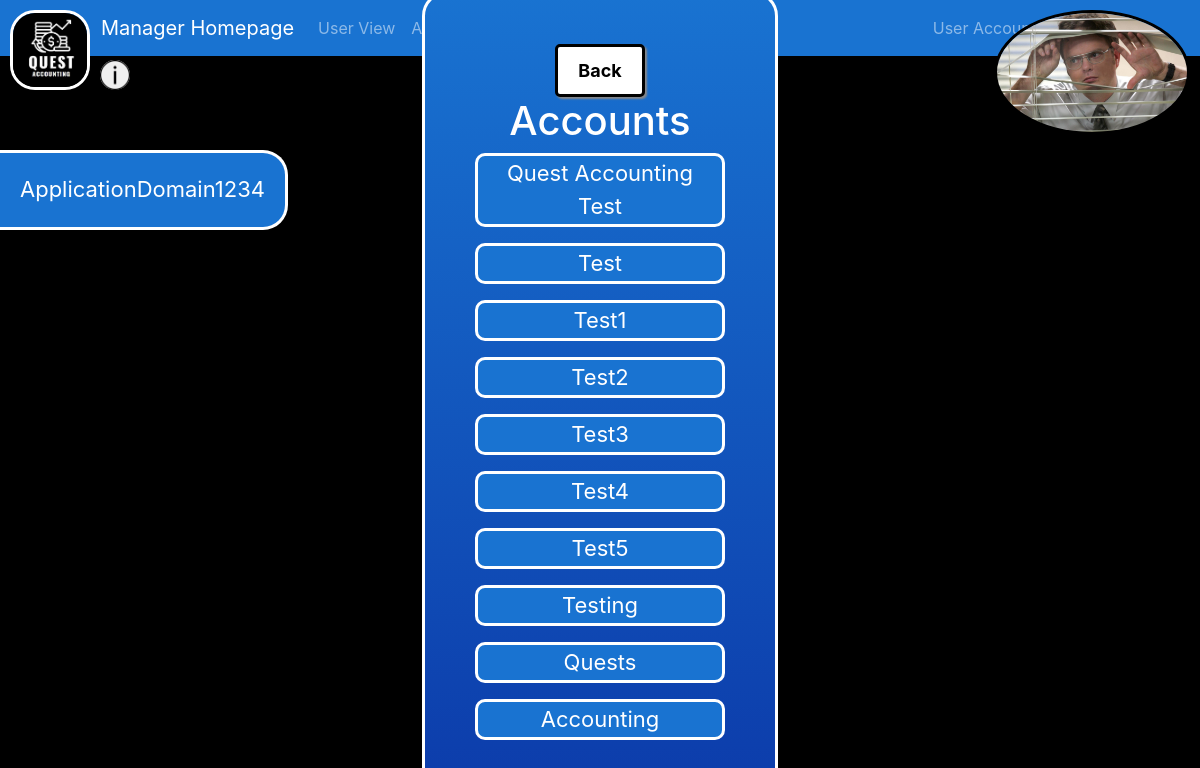
/view_account_list (signed in), run on the app's committed database.
### QuestAccounting/models.py (models this page shows, shortened)
class UserProfile(models.Model):
    user = models.OneToOneField(User, on_delete=models.CASCADE)
    profile_pic = models.ImageField(upload_to='profile_pics', default = 'profile_pics/wp4013910.jpg')

class AccountModel(models.Model):
    account_name = models.CharField(max_length=30, unique=True)
    account_number = models.CharField(max_length=10, unique=True, validators=[RegexValidator(r'^\d{1,10}$', 'Enter a valid number.')])
    account_description = models.CharField(max_length=150)
    normal_side = models.CharField(max_length=6)
    account_category = models.CharField(max_length=20)
    account_subcategory = models.CharField(max_length=20)
    initial_balance = models.DecimalField(max_digits=20, decimal_places=2)
    debit = models.DecimalField(max_digits=20, decimal_places=2)
    credit = models.DecimalField(max_digits=20, decimal_places=2)
    balance = models.DecimalField(max_digits=20, decimal_places=2, blank=True, null=True)
    created_at = models.DateTimeField(auto_now_add=True)
    user_id = models.ForeignKey(User, on_delete=models.PROTECT)
    order = models.CharField(max_length=2)
    statement = models.CharField(max_length=2)
    comment = models.TextField(blank=True)
    activated = models.BooleanField()

### QuestAccounting/views.py (the view)
# urls.py: path('view_account_list', views.view_account_list, name = "view_account_list"),
@login_required
def view_account_list(request):
    user = request.user
    account_info = AccountModel.objects.all()
    context = {'user': user,
               'is_superuser': request.user.is_superuser,
               'account_info': account_info,
               'groups': request.user.groups.values_list('name', flat=True)
               }
    return render(request, "QuestAccounting/chartofaccounts/view_account_list.html", context)

### QuestAccounting/context_processors.py (called while the page is built)
def add_user_context(request):
    return {'user': request.user}

### QuestAccounting-carmelo/QuestAccounting/templates/QuestAccounting/chartofaccounts/view_account_list.html (shortened to what this page needs)
{% extends 'QuestAccounting/navbar_styling.html' %}
{% block content %}
<div = class='form-center'>
    <div class = top>
        <div class = back-button>
          {% if 'Manager' in groups %}
          <button type = "button" onclick = "location.href = '{% url 'manager' %}'">Back</button>
          {% elif 'Regular' in groups %}
          <button type = "button" onclick = "location.href = '{% url 'regular' %}'">Back</button>
          {% else %}
          <button type = "button" onclick = "location.href = '{% url 'admin' %}'">Back</button>
          {% endif %}
        </div>
        <div class = title>
          <h1>Accounts</h1>
        </div>
    </div>
    {% for account in account_info %}
    <form action="{% url 'select_account_view' account.account_name %}" method="get">
        <button type="submit">{{ account.account_name }}</button>
    </form>
    {% endfor %}
</div>
{% endblock %}

### QuestAccounting-carmelo/QuestAccounting/templates/QuestAccounting/navbar.html (shortened to what this page needs)
<html>
{% load static %}
    <head>
        <link rel="stylesheet" href="https://cdn.jsdelivr.net/npm/bootstrap@4.3.1/dist/css/bootstrap.min.css">
        <link rel="stylesheet" href="//code.jquery.com/ui/1.12.1/themes/base/jquery-ui.css">
    </head>
    <body>
      <nav class="navbar navbar-expand-lg navbar-dark">
        <div class="container-fluid">
                {% block navbar_brand %}<a class="navbar-brand" href="{% url 'admin' %}">Quest Accounting</a>{% endblock %}
            <div class="collapse navbar-collapse" id="navbarNav">
                <ul class="navbar-nav">
                    {% block nav_items %}
                    {% endblock %}
                </ul>
                <ul class="navbar-nav ml-auto" {% block nav_user_account %} style = "margin-right: 125px;" {% endblock %}>
                    <li class="nav-item">
                        <a class="nav-link" href="{% url 'account' %}">User Account</a>
                    </li>
                </ul>
            </div>
        </div>
    </nav>
    <button class="help-button" onclick = "location.href = '{% url 'help' %}'"></button>
    <div class='username'>
        <p>{{ user.username }}<p>
    </div>
    {% if user.userprofile.profile_pic %}
        <img src="{{ user.userprofile.profile_pic.url }}" class="profile-picture-navbar" alt="{{ user.username }}'s profile picture">
    {% else %}
        <img src="{{ '../media/profile_pics/profilepicture.png' }}" class="profile-picture-navbar" alt="default profile picture">
    {% endif %}
    <img src="{% static 'images/logo.jpeg' %}" class= "navbar-logo" alt="Logo">
    <html>
        {% block content %}{% endblock %}
    </body>
</html>

### QuestAccounting-carmelo/QuestAccounting/templates/QuestAccounting/chartofaccounts/view_account_list.html (style rules this page uses)
.form-center { position: fixed; top: 50%; left: 50%; display: flex; justify-content: center; transform: translate(-50%, -50%); flex-direction: column; align-items: center; background-image: linear-gradient(to bottom,#1973D1, #0C3BAA); border-radius: 25px; padding: 50px; border: 3px solid #FFFFFF; }
button[type="button"] { background-color: #ffffff; color: #000000; border-radius: 5px; padding: 10px 20px; margin-bottom: 20px; text-align: center; border: 3px solid #000000; display: block; margin:0 auto; font-size: 18px; font-weight: bold; box-shadow: 2px 2px 2px #888888; }
button[type="submit"] { color: #FFFFFF; font-size: 22px; background-color: #1973D1; width: 250px; height 50px; border: 3px solid #FFFFFF; border-radius: 10px; }

### data on the page
AccountModel: account_name "Quest Accounting Test"
AccountModel: account_name "Test"
AccountModel: account_name "Test1"
AccountModel: account_name "Test2"
AccountModel: account_name "Test3"
AccountModel: account_name "Test4"
AccountModel: account_name "Test5"
AccountModel: account_name "Testing"
AccountModel: account_name "Quests"
AccountModel: account_name "Accounting"

### other printed values
{{ user.username }} "ApplicationDomain1234"
